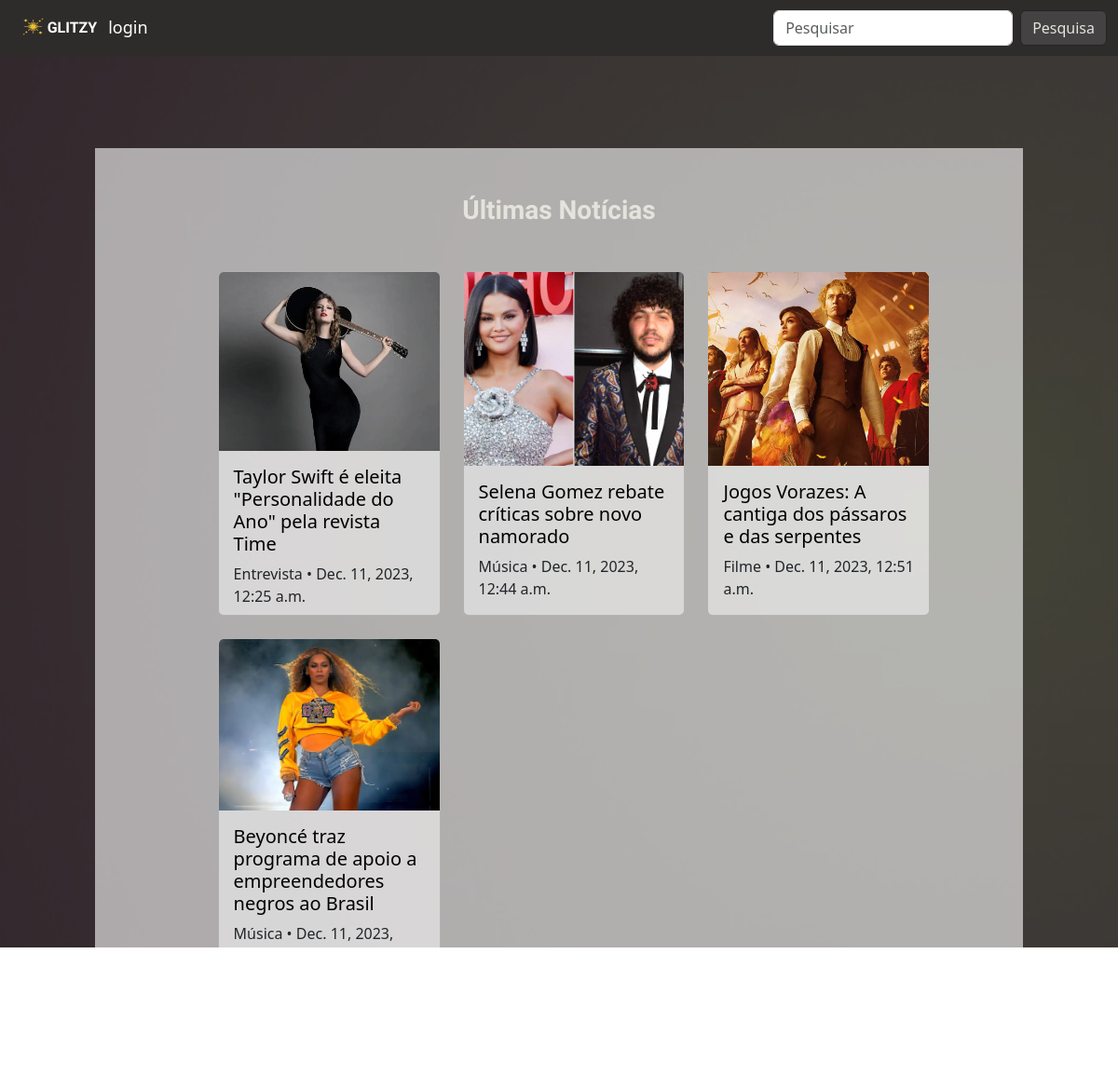
/home/, run on the app's committed database.
### base/models.py (models this page shows, shortened)
class Noticia(models.Model):
    titulo = models.CharField(max_length=200)
    user = models.ForeignKey(User, on_delete=models.CASCADE)
    conteudo = models.TextField()
    categorias = models.ManyToManyField(Categorias)
    data = models.DateTimeField(auto_now_add = True)
    imagem_noticia = models.ImageField(upload_to='imagem_noticia', blank=True, null=True)

class Categorias(models.Model):
    categoria = models.CharField(max_length=100, default='')

### base/views.py (the view)
# urls.py: 2. Add a URL to urlpatterns:  path('', views.home, name='home')
def home(request):
    ultimas_noticias = Noticia.objects.all()
    return render(request, 'home.html', {'ultimas_noticias': ultimas_noticias})

### base/templates/home.html (shortened to what this page needs)
<!DOCTYPE html>
<html lang="pt-br">
<head>
  <link href="https://cdn.jsdelivr.net/npm/bootstrap@5.3.2/dist/css/bootstrap.min.css" rel="stylesheet"
>
  <link rel="stylesheet" href="../static/css/home.css">
</head>
<body>
  <nav class="navbar navbar-expand-lg">
    <div class="container-fluid">
      <a class="navbar-brand" href="#">
        <img class="icone" src="../static/images/sparkles.png">
        GLITZY </a>
      <div class="collapse navbar-collapse" id="navbarSupportedContent">
        <ul class="navbar-nav me-auto mb-2 mb-lg-0">
          {% if user.is_authenticated %}
          <li class="nav-item">
            <a class="nav-link" href="{% url 'meu_perfil' %}">meu perfil</a>
          </li>
          <li class="nav-item">
            <a class="nav-link" href="{% url 'deslogar_usuario' %}">logout</a>
          </li>
          {% else %}
          <li class="nav-item">
            <a class="nav-link" href="{% url 'logar_usuario' %}">login</a>
          </li>
          {% endif %}
        </ul>
        <form class="d-flex" role="search" method="get" action="{% url 'resultados_pesquisa' %}">
          <input class="form-control me-2" type="search" name="keyword" placeholder="Pesquisar" aria-label="Search">
          <button class="btn btn-outline-dark" type="submit">Pesquisa</button>
        </form>
      </div>
    </div>
  </nav>
  <div class="row">
    <div class="col-md-1"></div>
    <div class="col-md-10">
      <div class="bloco">
        <h3 class="latest-news">Últimas Notícias</h3>
        <ul>
          <div class="row row-cols-1 row-cols-md-3 g-4">
            {% for noticia in ultimas_noticias %}
            <div class="col">
              <div class="card">
                {% if noticia.imagem_noticia %}
                <img src="{{ noticia.imagem_noticia.url }}" class="card-img-top" alt="Imagem da Notícia">
                {% endif %}
                <div class="card-body">
                  <h5 class="card-title"><a href="{% url 'noticia_detalhe' noticia.id %}">{{ noticia.titulo }}</a></h5>
                  <p class="card-text">
                    {% for categoria in noticia.categorias.all %}
                    {{ categoria.categoria }}
                    {% endfor %}
                    • {{ noticia.data }}
                  </p>
                </div>
              </div>
            </div>
            {% endfor %}
          </div>
        </ul>
      </div>
    </div>
    <div class="col-md-1"></div>
  </div>
</body>
</html>

### base/static/css/home.css (style rules this page uses)
.navbar { background-color: rgb(46, 43, 43); width: 100%; }
.navbar-brand { font-family: "Alice"; font-weight: bold; font-size: medium; color: rgb(255, 255, 255); }
.icone { width: 22.7px; height: 22.7px; padding-bottom: 5%; margin-left: 15%; }
.nav-link { font-size:large; color: rgb(255, 255, 255); padding-bottom: 15%; padding-left: 30%; }
.btn { background-color: #444242; color: rgb(228, 227, 220); }
body { background-image: url("../images/home-background-4.png"); background-size: cover; }
.bloco { background-color: rgb(255, 255, 255, 0.6); margin-top: 10%; padding: 5% 10% 10% 10%; }
.latest-news { font-family: "Alice"; font-weight: bold; text-align: center; padding-bottom: 5%; color: rgb(228, 227, 220); }
.card { background-color: rgb(255, 255, 255, 0.5); height: 370px; }
.card-title a { color: black; text-decoration: none; }
.card-img-top { max-width: 100%; max-height: 350px; height:350px; object-fit: cover; }

### data on the page
Noticia: imagem_noticia (picture), titulo "Taylor Swift é eleita \"Personalidade do Ano\" pela revista Time", data "Dec. 11, 2023, 12:25 a.m."
Categorias: categoria "Entrevista"
Noticia: imagem_noticia (picture), titulo "Selena Gomez rebate críticas sobre novo namorado", data "Dec. 11, 2023, 12:44 a.m."
Categorias: categoria "Música"
Noticia: imagem_noticia (picture), titulo "Jogos Vorazes: A cantiga dos pássaros e das serpentes", data "Dec. 11, 2023, 12:51 a.m."
Categorias: categoria "Filme"
Noticia: imagem_noticia (picture), titulo "Beyoncé traz programa de apoio a empreendedores negros ao Brasil", data "Dec. 11, 2023, 1:07 a.m."
